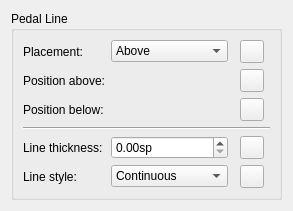
      <widget class="QWidget" name="PagePedal">
       <layout class="QVBoxLayout" name="verticalLayout_34">
        <item>
         <widget class="QGroupBox" name="groupBox_pedalLine">
          <property name="title">
           <string>Pedal Line</string>
          </property>
          <layout class="QGridLayout" name="gridLayout11">
           <item row="5" column="1">
            <widget class="QComboBox" name="pedalLineStyle">
             <item>
              <property name="text">
               <string>Continuous</string>
              </property>
             </item>
             <item>
              <property name="text">
               <string>Dashed</string>
              </property>
             </item>
             <item>
              <property name="text">
               <string>Dotted</string>
              </property>
             </item>
             <item>
              <property name="text">
               <string>Dash-dotted</string>
              </property>
             </item>
             <item>
              <property name="text">
               <string>Dash-dot-dotted</string>
              </property>
             </item>
            </widget>
           </item>
           <item row="1" column="0">
            <widget class="QLabel" name="label_96">
             <property name="text">
              <string>Position above:</string>
             </property>
             <property name="buddy">
              <cstring>pedalLinePosAbove</cstring>
             </property>
            </widget>
           </item>
           <item row="1" column="4">
            <spacer name="horizontalSpacer_8">
             <property name="orientation">
              <enum>Qt::Horizontal</enum>
             </property>
             <property name="sizeHint" stdset="0">
              <size>
               <width>0</width>
               <height>0</height>
              </size>
             </property>
            </spacer>
           </item>
           <item row="5" column="0">
            <widget class="QLabel" name="label_106">
             <property name="text">
              <string>Line style:</string>
             </property>
             <property name="buddy">
              <cstring>pedalLineStyle</cstring>
             </property>
            </widget>
           </item>
           <item row="4" column="0">
            <widget class="QLabel" name="label_107">
             <property name="text">
              <string>Line thickness:</string>
             </property>
             <property name="buddy">
              <cstring>pedalLineWidth</cstring>
             </property>
            </widget>
           </item>
           <item row="5" column="3">
            <widget class="QToolButton" name="resetPedalLineStyle">
             <property name="toolTip">
              <string>Reset to default</string>
             </property>
             <property name="accessibleName">
              <string>Reset 'Line style' value</string>
             </property>
             <property name="text">
              <string notr="true"/>
             </property>
            </widget>
           </item>
           <item row="1" column="3">
            <widget class="QToolButton" name="resetPedalLinePosAbove">
             <property name="toolTip">
              <string>Reset to default</string>
             </property>
             <property name="accessibleName">
              <string>Reset 'Position above' value</string>
             </property>
             <property name="text">
              <string notr="true"/>
             </property>
            </widget>
           </item>
           <item row="4" column="3">
            <widget class="QToolButton" name="resetPedalLineWidth">
             <property name="toolTip">
              <string>Reset to default</string>
             </property>
             <property name="accessibleName">
              <string>Reset 'Line thickness' value</string>
             </property>
             <property name="text">
              <string notr="true"/>
             </property>
            </widget>
           </item>
           <item row="0" column="0">
            <widget class="QLabel" name="label_124">
             <property name="text">
              <string>Placement:</string>
             </property>
             <property name="buddy">
              <cstring>pedalLinePlacement</cstring>
             </property>
            </widget>
           </item>
           <item row="0" column="3">
            <widget class="QToolButton" name="resetPedalLinePlacement">
             <property name="toolTip">
              <string>Reset to default</string>
             </property>
             <property name="accessibleName">
              <string>Reset 'Placement' value</string>
             </property>
             <property name="text">
              <string notr="true"/>
             </property>
            </widget>
           </item>
           <item row="2" column="3">
            <widget class="QToolButton" name="resetPedalLinePosBelow">
             <property name="toolTip">
              <string>Reset to default</string>
             </property>
             <property name="accessibleName">
              <string>Reset 'Position below' value</string>
             </property>
             <property name="text">
              <string notr="true"/>
             </property>
            </widget>
           </item>
           <item row="2" column="0">
            <widget class="QLabel" name="label_139">
             <property name="text">
              <string>Position below:</string>
             </property>
             <property name="buddy">
              <cstring>pedalLinePosBelow</cstring>
             </property>
            </widget>
           </item>
           <item row="1" column="1">
            <widget class="mu::notation::OffsetSelect" name="pedalLinePosAbove" native="true"/>
           </item>
           <item row="2" column="1">
            <widget class="mu::notation::OffsetSelect" name="pedalLinePosBelow" native="true"/>
           </item>
           <item row="4" column="1">
            <widget class="QDoubleSpinBox" name="pedalLineWidth">
             <property name="suffix">
              <string>sp</string>
             </property>
             <property name="singleStep">
              <double>0.100000000000000</double>
             </property>
            </widget>
           </item>
           <item row="0" column="1">
            <widget class="QComboBox" name="pedalLinePlacement">
             <item>
              <property name="text">
               <string notr="true">Above</string>
              </property>
             </item>
             <item>
              <property name="text">
               <string notr="true">Below</string>
              </property>
             </item>
            </widget>
           </item>
           <item row="3" column="0" colspan="5">
            <widget class="Line" name="line_3">
             <property name="midLineWidth">
              <number>0</number>
             </property>
             <property name="orientation">
              <enum>Qt::Horizontal</enum>
             </property>
            </widget>
           </item>
          </layout>
         </widget>
        </item>
        <item>
         <spacer name="verticalSpacer_19">
          <property name="orientation">
           <enum>Qt::Vertical</enum>
          </property>
          <property name="sizeHint" stdset="0">
           <size>
            <width>0</width>
            <height>0</height>
           </size>
          </property>
         </spacer>
        </item>
       </layout>
      </widget>
